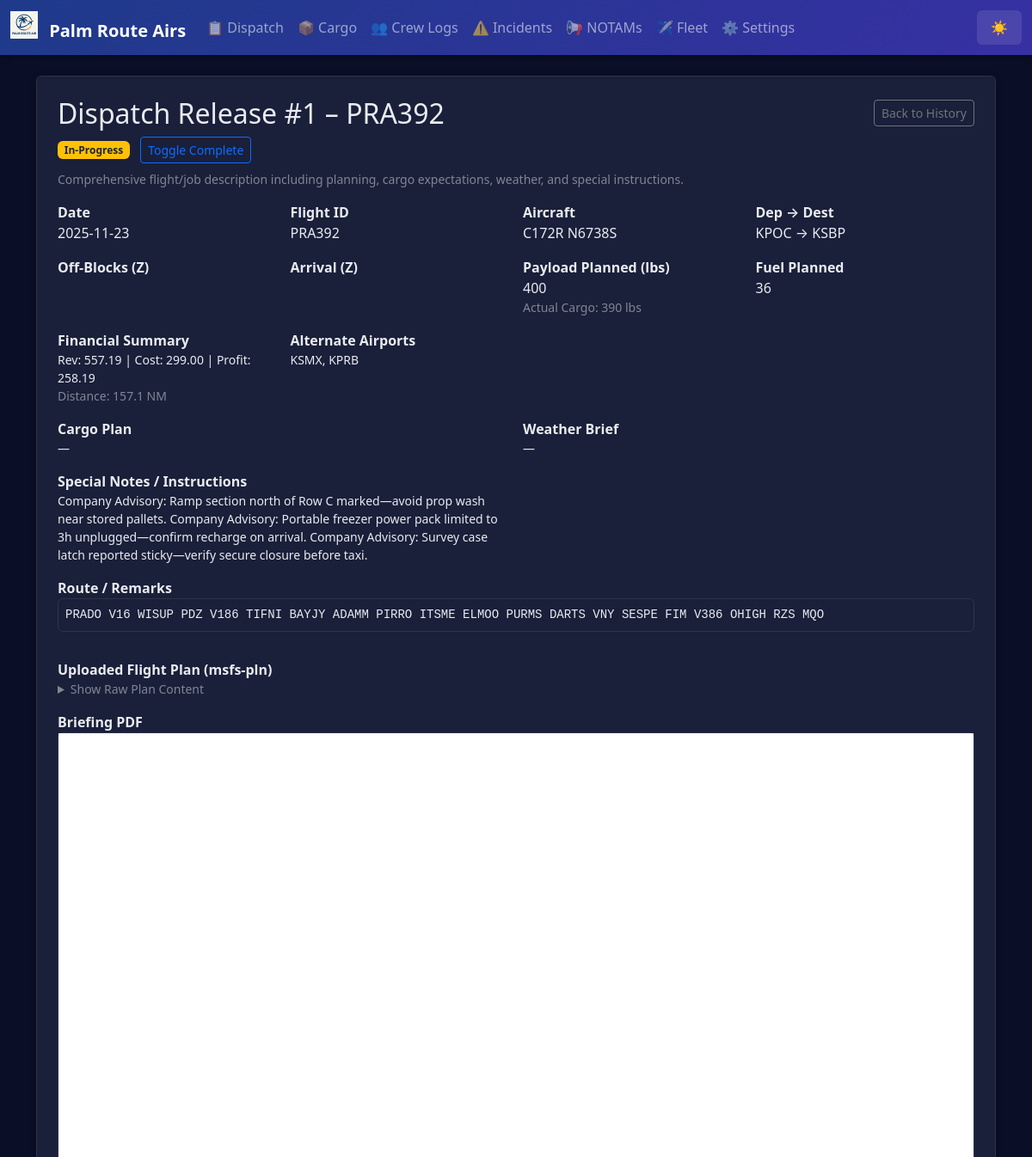
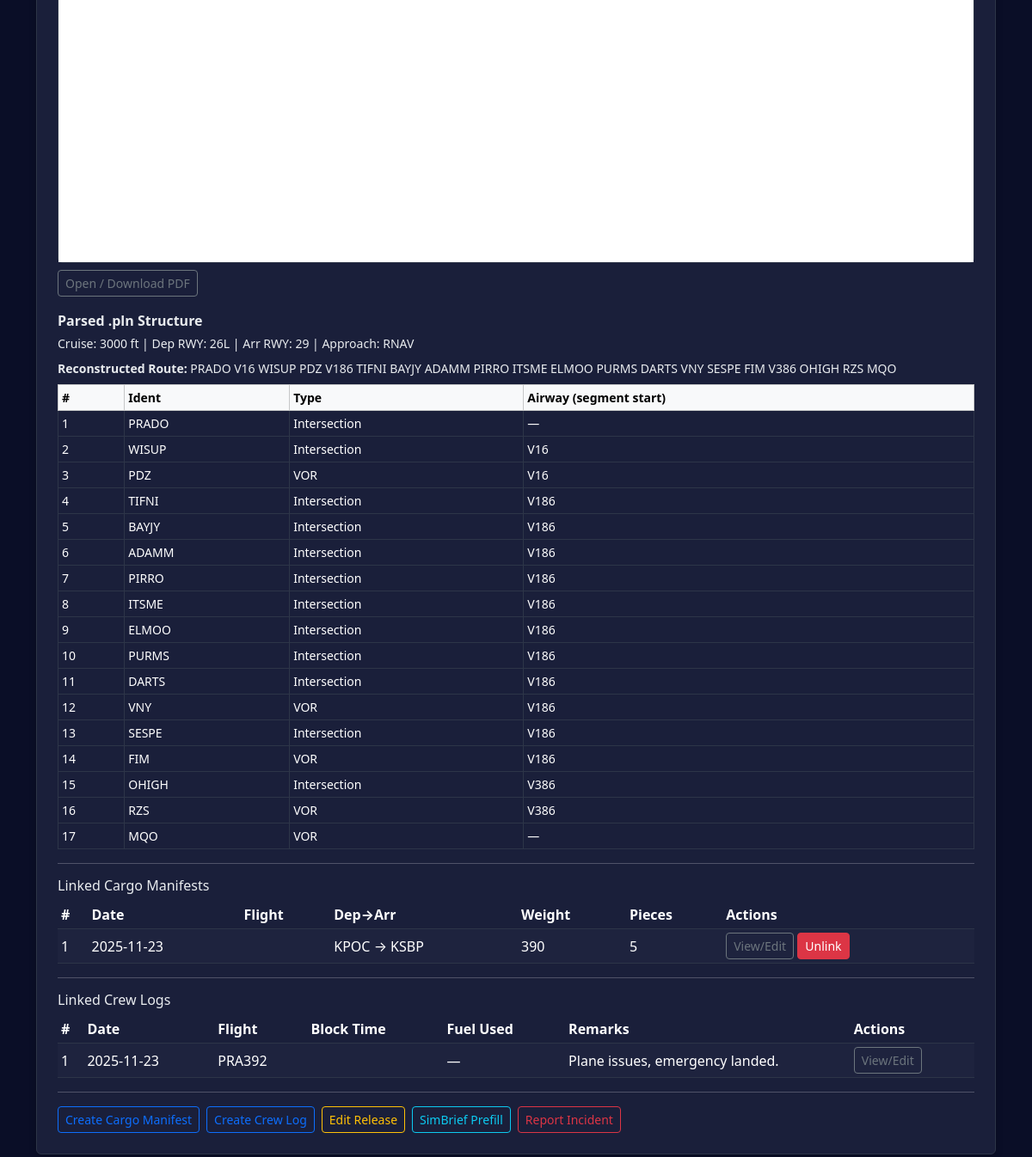
Page /dispatch/1 on the committed database (2 pictures, top to bottom).
### app.py (models this page shows)
class AppSettings(db.Model):
    id = db.Column(db.Integer, primary_key=True)
    company_name = db.Column(db.String(100), default='Palm Route Air')
    logo_filename = db.Column(db.String(120))  # stored in static/logos/
    difficulty = db.Column(db.String(20), default='Normal')  # Easy, Normal, Hard, Realistic
    realism_fuel_variance = db.Column(db.Float, default=0.05)  # ±5% revenue jitter
    realism_destination_penalty = db.Column(db.Float, default=0.25)  # 25% penalty for missed destination
    currency_symbol = db.Column(db.String(5), default='$')
    distance_unit = db.Column(db.String(10), default='NM')  # NM or KM
    weight_unit = db.Column(db.String(10), default='lbs')  # lbs or kg

class DispatchRelease(db.Model):
    id = db.Column(db.Integer, primary_key=True)
    date = db.Column(db.String(20))
    flight_id = db.Column(db.String(20))
    aircraft = db.Column(db.String(50))
    fleet_entry_id = db.Column(db.Integer, db.ForeignKey('fleet_entry.id'))
    departure = db.Column(db.String(10))
    destination = db.Column(db.String(10))
    offblocks = db.Column(db.String(10))
    arrival = db.Column(db.String(10))
    route = db.Column(db.Text)
    payload_planned = db.Column(db.String(20))  # Planned payload weight (lbs)
    fuel_planned = db.Column(db.String(20))     # Planned fuel (gal or lbs)
    cargo_plan = db.Column(db.Text)             # Summary of intended cargo items
    alt_airports = db.Column(db.Text)           # Alternate airports list
    weather_brief = db.Column(db.Text)          # Weather summary / risks
    special_notes = db.Column(db.Text)          # Special instructions / hazards
    actual_cargo_weight = db.Column(db.String(20))  # Aggregated from linked manifests
    flight_plan_raw = db.Column(db.Text)        # Raw uploaded flight plan content (SimBrief, etc.)
    flight_plan_source = db.Column(db.String(30))  # Source identifier e.g. 'simbrief'
    briefing_pdf_filename = db.Column(db.String(120))  # Stored PDF briefing filename (in ./briefings)
    completed = db.Column(db.Integer, default=0)  # 0 = planned/in-progress, 1 = completed
    cargo_manifests = db.relationship('CargoManifest', backref='dispatch_release', lazy='dynamic')
    fleet_entry = db.relationship('FleetEntry', lazy='joined')

class CargoManifest(db.Model):
    id = db.Column(db.Integer, primary_key=True)
    date = db.Column(db.String(20))
    departure = db.Column(db.String(10))
    arrival = db.Column(db.String(10))
    total_weight = db.Column(db.String(20))
    pieces = db.Column(db.String(10))
    notes = db.Column(db.Text)
    dispatch_release_id = db.Column(db.Integer, db.ForeignKey('dispatch_release.id'))

class CrewLog(db.Model):
    id = db.Column(db.Integer, primary_key=True)
    date = db.Column(db.String(20))
    flight_id = db.Column(db.String(20))
    origin = db.Column(db.String(10))
    destination = db.Column(db.String(10))
    aircraft = db.Column(db.String(50))
    block_off = db.Column(db.String(10))
    block_on = db.Column(db.String(10))
    block_time = db.Column(db.String(10))
    cargo_weight = db.Column(db.String(20))
    fuel_used = db.Column(db.String(20))  # actual fuel used (numeric)
    remarks = db.Column(db.Text)
    dispatch_release_id = db.Column(db.Integer, db.ForeignKey('dispatch_release.id'))
    cargo_manifest_id = db.Column(db.Integer, db.ForeignKey('cargo_manifest.id'))
    dispatch_release = db.relationship('DispatchRelease', lazy='joined')
    cargo_manifest = db.relationship('CargoManifest', lazy='joined')

### app.py (the view)
@app.route('/dispatch/<int:id>')
def dispatch_detail(id):
    d = DispatchRelease.query.get_or_404(id)
    linked_manifests = d.cargo_manifests.order_by(CargoManifest.id.desc()).all()
    crew_logs = CrewLog.query.filter_by(dispatch_release_id=d.id).order_by(CrewLog.id.desc()).all()
    pln_data = None
    if d.flight_plan_raw and (d.flight_plan_source == 'msfs-pln' or '<SimBase.Document' in d.flight_plan_raw):
        pln_data = parse_pln(d.flight_plan_raw)
    revenue, costs, profit, distance_nm = compute_dispatch_financials(d)
    return render_template('dispatch_detail.html', d=d, linked_manifests=linked_manifests, crew_logs=crew_logs, pln=pln_data, fin_summary={'revenue':revenue,'costs':costs,'profit':profit,'distance_nm':distance_nm})

### app.py (called while the page is built)
@app.context_processor
def inject_settings():
    try:
        settings = AppSettings.query.first()
        if not settings:
            settings = AppSettings(company_name='Palm Route Air')
    except:
        settings = None
    return dict(app_settings=settings)

### templates/dispatch_detail.html (shortened to what this page needs)
{% extends 'base.html' %}
{% block content %}
<div class="p-4 bg-white rounded shadow-sm">
  <div class="d-flex justify-content-between align-items-center mb-2">
    <h2 class="mb-0">Dispatch Release #{{ d.id }} – {{ d.flight_id }}</h2>
    <a href="{{ url_for('dispatch_history') }}" class="btn btn-outline-secondary btn-sm">Back to History</a>
  </div>
  <div class="mb-2">
    {% if d.completed == 1 %}
      <span class="badge bg-success">Completed</span>
    {% else %}
      <span class="badge bg-warning text-dark">In-Progress</span>
    {% endif %}
    <form method="post" action="{{ url_for('dispatch_toggle_complete', id=d.id) }}" class="d-inline">
      <button class="btn btn-sm btn-outline-primary ms-2">Toggle Complete</button>
    </form>
  </div>
  <p class="text-muted small mb-3">Comprehensive flight/job description including planning, cargo expectations, weather, and special instructions.</p>
  <div class="row g-3">
    <div class="col-md-3">
      <div class="fw-semibold">Date</div>
      <div>{{ d.date }}</div>
    </div>
    <div class="col-md-3">
      <div class="fw-semibold">Flight ID</div>
      <div>{{ d.flight_id }}</div>
    </div>
    <div class="col-md-3">
      <div class="fw-semibold">Aircraft</div>
      <div>{{ d.aircraft }}</div>
    </div>
    <div class="col-md-3">
      <div class="fw-semibold">Dep → Dest</div>
      <div>{{ d.departure }} → {{ d.destination }}</div>
    </div>
    <div class="col-md-3">
      <div class="fw-semibold">Off-Blocks (Z)</div>
    </div>
    <div class="col-md-3">
      <div class="fw-semibold">Arrival (Z)</div>
    </div>
    <div class="col-md-3">
      <div class="fw-semibold">Payload Planned (lbs)</div>
      <div>{{ d.payload_planned or '—' }}</div>
      {% if d.actual_cargo_weight %}<div class="small text-muted">Actual Cargo: {{ d.actual_cargo_weight }} lbs</div>{% endif %}
    </div>
    <div class="col-md-3">
      <div class="fw-semibold">Fuel Planned</div>
      <div>{{ d.fuel_planned or '—' }}</div>
    </div>
    <div class="col-md-3">
      <div class="fw-semibold">Financial Summary</div>
      <div class="small">Rev: {{ '%.2f'|format(fin_summary.revenue) }} | Cost: {{ '%.2f'|format(fin_summary.costs) }} | Profit: {{ '%.2f'|format(fin_summary.profit) }}</div>
      <div class="small text-muted">Distance: {{ fin_summary.distance_nm }} NM</div>
    </div>
    <div class="col-md-6">
      <div class="fw-semibold">Alternate Airports</div>
      <div class="small">{{ d.alt_airports or '—' }}</div>
    </div>
    <div class="col-md-6">
      <div class="fw-semibold">Cargo Plan</div>
      <div class="small">{{ d.cargo_plan or '—' }}</div>
    </div>
    <div class="col-md-6">
      <div class="fw-semibold">Weather Brief</div>
      <div class="small">{{ d.weather_brief or '—' }}</div>
    </div>
    <div class="col-md-6">
      <div class="fw-semibold">Special Notes / Instructions</div>
      <div class="small">{{ d.special_notes or '—' }}</div>
    </div>
    <div class="col-12">
      <div class="fw-semibold">Route / Remarks</div>
      <pre class="small bg-light p-2 border rounded" style="white-space:pre-wrap">{{ d.route }}</pre>
    </div>
    {% if d.flight_plan_raw %}
    <div class="col-12">
      <div class="fw-semibold">Uploaded Flight Plan ({{ d.flight_plan_source or 'unknown' }})</div>
      <details class="small">
        <summary class="text-muted">Show Raw Plan Content</summary>
      </details>
    </div>
    {% endif %}
    {% if d.briefing_pdf_filename %}
    <div class="col-12">
      <div class="fw-semibold">Briefing PDF</div>
      <div class="border rounded mb-2" style="height:800px;">
        <iframe src="{{ url_for('dispatch_briefing_pdf', id=d.id) }}" title="Briefing PDF" style="width:100%;height:100%;border:0;" allowfullscreen></iframe>
      </div>
      <a class="btn btn-outline-secondary btn-sm" href="{{ url_for('dispatch_briefing_pdf', id=d.id) }}" target="_blank" rel="noopener">Open / Download PDF</a>
    </div>
    {% endif %}
    {% if pln %}
    <div class="col-12">
      <div class="fw-semibold mb-1">Parsed .pln Structure</div>
      <div class="small mb-2">
        {% if pln.cruising_alt %}Cruise: {{ pln.cruising_alt }} ft{% else %}Cruise: —{% endif %} |
        Dep RWY: {{ pln.departure_runway or '—' }} | Arr RWY: {{ pln.arrival_runway or '—' }} | Approach: {{ pln.approach_type or '—' }}
      </div>
      {% if pln.route_str %}
        <div class="small mb-2"><span class="fw-semibold">Reconstructed Route:</span> {{ pln.route_str }}</div>
      {% endif %}
      {% if pln.waypoints %}
      <div class="table-responsive">
        <table class="table table-sm table-bordered small mb-0">
          <thead class="table-light">
            <tr><th>#</th><th>Ident</th><th>Type</th><th>Airway (segment start)</th></tr>
          </thead>
          <tbody>
            {% for wp in pln.waypoints %}
              <tr>
                <td>{{ loop.index }}</td>
                <td>{{ wp.ident }}</td>
                <td>{{ wp.type or '—' }}</td>
                <td>{{ wp.airway or '—' }}</td>
              </tr>
            {% endfor %}
          </tbody>
        </table>
      </div>
      {% else %}
        <p class="small text-muted mb-0">No waypoints parsed.</p>
      {% endif %}
    </div>
    {% endif %}
  </div>
  <hr>
  <h3 class="h6">Linked Cargo Manifests</h3>
  {% if linked_manifests %}
    <div class="table-responsive">
      <table class="table table-sm table-striped align-middle mb-0">
        <thead><tr><th>#</th><th>Date</th><th>Flight</th><th>Dep→Arr</th><th>Weight</th><th>Pieces</th><th>Actions</th></tr></thead>
        <tbody>
        {% for m in linked_manifests %}
          <tr>
            <td>{{ m.id }}</td>
            <td>{{ m.date }}</td>
            <td>{{ m.flight_id }}</td>
            <td>{{ m.departure }} → {{ m.arrival }}</td>
            <td>{{ m.total_weight }}</td>
            <td>{{ m.pieces }}</td>
            <td class="text-nowrap">
              <a class="btn btn-outline-secondary btn-sm" href="{{ url_for('cargo_detail', id=m.id) }}">View/Edit</a>
              <form method="post" action="{{ url_for('dispatch_unlink_manifest', dispatch_id=d.id, manifest_id=m.id) }}" class="d-inline" onsubmit="return confirm('Unlink this cargo manifest?');">
                <button class="btn btn-danger btn-sm">Unlink</button>
              </form>
            </td>
          </tr>
        {% endfor %}
        </tbody>
      </table>
    </div>
  {% else %}
    <p class="text-muted small mb-0">No cargo manifests linked.</p>
  {% endif %}
  <hr>
  <h3 class="h6">Linked Crew Logs</h3>
  {% if crew_logs %}
    <div class="table-responsive">
      <table class="table table-sm table-striped align-middle mb-0">
        <thead><tr><th>#</th><th>Date</th><th>Flight</th><th>Block Time</th><th>Fuel Used</th><th>Remarks</th><th>Actions</th></tr></thead>
        <tbody>
        {% for cl in crew_logs %}
          <tr>
            <td>{{ cl.id }}</td>
            <td>{{ cl.date }}</td>
            <td>{{ cl.flight_id }}</td>
            <td>{{ cl.block_time }}</td>
            <td>{{ cl.fuel_used or '—' }}</td>
            <td style="max-width:200px; white-space:nowrap; overflow:hidden; text-overflow:ellipsis;">{{ cl.remarks }}</td>
            <td class="text-nowrap">
              <a class="btn btn-outline-secondary btn-sm" href="{{ url_for('crew_detail', id=cl.id) }}">View/Edit</a>
            </td>
          </tr>
        {% endfor %}
        </tbody>
      </table>
    </div>
  {% else %}
    <p class="text-muted small mb-0">No crew logs linked.</p>
  {% endif %}
  <hr>
  <div class="d-flex gap-2 flex-wrap">
    <a class="btn btn-outline-primary btn-sm" href="{{ url_for('cargo', date=d.date, flight_id=d.flight_id, aircraft=d.aircraft, departure=d.departure, arrival=d.destination, dispatch_release_id=d.id) }}">Create Cargo Manifest</a>
    <a class="btn btn-outline-primary btn-sm" href="{{ url_for('crew', date=d.date, flight_id=d.flight_id, origin=d.departure, destination=d.destination, aircraft=d.aircraft, dispatch_release_id=d.id) }}">Create Crew Log</a>
    <a class="btn btn-outline-warning btn-sm" href="{{ url_for('dispatch_edit', id=d.id) }}">Edit Release</a>
    <a class="btn btn-outline-info btn-sm" href="{{ url_for('dispatch_simbrief', id=d.id) }}" target="_blank" rel="noopener">SimBrief Prefill</a>
    <a class="btn btn-outline-danger btn-sm" href="{{ url_for('incident', dispatch_release_id=d.id) }}">Report Incident</a>
  </div>
</div>
{% endblock %}

### templates/base.html (shortened to what this page needs)
<!doctype html>
<html lang="en" data-bs-theme="dark">
  <head>
    <link href="https://cdn.jsdelivr.net/npm/bootstrap@5.3.3/dist/css/bootstrap.min.css" rel="stylesheet">
  </head>
  <body>
    <nav class="navbar navbar-expand-lg navbar-dark mb-4">
      <div class="container-fluid">
        <a class="navbar-brand fw-bold" href="{{ url_for('index') }}">
          {% if app_settings and app_settings.logo_filename %}
            <img src="{{ url_for('static', filename='logos/' + app_settings.logo_filename) }}" height="32" class="me-2" style="vertical-align: -0.125em;" alt="Logo">
          {% endif %}
          {{ app_settings.company_name if app_settings else 'Palm Route Air' }}
        </a>
        <div class="collapse navbar-collapse" id="navbarNav">
          <ul class="navbar-nav me-auto">
            <li class="nav-item"><a class="nav-link" href="{{ url_for('dispatch_history') }}">📋 Dispatch</a></li>
            <li class="nav-item"><a class="nav-link" href="{{ url_for('cargo_history') }}">📦 Cargo</a></li>
            <li class="nav-item"><a class="nav-link" href="{{ url_for('crew_history') }}">👥 Crew Logs</a></li>
            <li class="nav-item"><a class="nav-link" href="{{ url_for('incident_history') }}">⚠️ Incidents</a></li>
            <li class="nav-item"><a class="nav-link" href="{{ url_for('notams_history') }}">📢 NOTAMs</a></li>
            <li class="nav-item"><a class="nav-link" href="{{ url_for('fleet_history') }}">✈️ Fleet</a></li>
            <li class="nav-item"><a class="nav-link" href="{{ url_for('settings') }}">⚙️ Settings</a></li>
          </ul>
          <button class="theme-toggle text-white" onclick="toggleTheme()" title="Toggle theme">
            <span id="theme-icon">🌙</span>
          </button>
        </div>
      </div>
    </nav>
    <main class="container mb-5">
      {% block content %}{% endblock %}
    </main>
  </body>
</html>

### templates/base.html (style rules this page uses)
:root { --pra-primary: #0d6efd; --pra-secondary: #6c757d; --pra-success: #198754; --pra-danger: #dc3545; --pra-warning: #ffc107; --pra-info: #0dcaf0; }
[data-bs-theme="dark"] { --bs-body-bg: #0a0e27; --bs-body-color: #e9ecef; --bs-card-bg: #1a1f3a; --bs-border-color: #2d3548; --bs-emphasis-color: #ffffff; }
body { background: var(--bs-body-bg); color: var(--bs-body-color); transition: background-color 0.3s ease, color 0.3s ease; }
.bg-white, .bg-light { background-color: var(--bs-card-bg) !important; border-color: var(--bs-border-color); }
.navbar { background: linear-gradient(135deg, #1e3a8a 0%, #3730a3 100%) !important; box-shadow: 0 2px 8px rgba(0,0,0,0.3); }
.card, .shadow-sm, .rounded.shadow-sm { background-color: var(--bs-card-bg); border: 1px solid var(--bs-border-color); box-shadow: 0 2px 8px rgba(0,0,0,0.2) !important; }
.table { --bs-table-bg: transparent; --bs-table-striped-bg: rgba(255,255,255,0.02); --bs-table-hover-bg: rgba(255,255,255,0.04); }
.btn-outline-secondary, .btn-outline-primary, .btn-outline-warning, .btn-outline-info, .btn-outline-danger { border-width: 1.5px; }
.badge { font-weight: 600; padding: 0.35em 0.65em; }
.theme-toggle { cursor: pointer; padding: 0.5rem 1rem; border: none; background: rgba(255,255,255,0.1); border-radius: 0.375rem; transition: background 0.2s; }
pre { background-color: var(--bs-body-bg) !important; border-color: var(--bs-border-color) !important; color: var(--bs-body-color); }
.text-muted { opacity: 0.7; }

### rows in the picture
AppSettings: logo_filename (picture), company_name "Palm Route Airs"
DispatchRelease: id "1", flight_id "PRA392", date "2025-11-23", aircraft "C172R N6738S", departure "KPOC", destination "KSBP", payload_planned "400", actual_cargo_weight "390", fuel_planned "36", alt_airports "KSMX, KPRB", cargo_plan "—", weather_brief "—", special_notes "Company Advisory: Ramp section north of Row C marked—avoid prop wash near stored pallets. Company Advisory: Portable freezer power pack limited to 3h unplugged—confirm recharge on arrival. Company Advisory: Survey case latch reported sticky—verify secure closure before taxi.", route "PRADO V16 WISUP PDZ V186 TIFNI BAYJY ADAMM PIRRO ITSME ELMOO PURMS DARTS VNY SESPE FIM V386 OHIGH RZS MQO", flight_plan_source "msfs-pln", route_str "PRADO V16 WISUP PDZ V186 TIFNI BAYJY ADAMM PIRRO ITSME ELMOO PURMS DARTS VNY SESPE FIM V386 OHIGH RZS MQO"
CargoManifest: id "1", date "2025-11-23", departure "KPOC", arrival "KSBP", total_weight "390", pieces "5"
CrewLog: id "1", date "2025-11-23", flight_id "PRA392", fuel_used "—", remarks "Plane issues, emergency landed."

### other values in the picture
{{ '%.2f'|format(fin_summary.revenue) }} "557.19"
{{ '%.2f'|format(fin_summary.costs) }} "299.00"
{{ '%.2f'|format(fin_summary.profit) }} "258.19"
{{ fin_summary.distance_nm }} "157.1"
{{ pln.cruising_alt }} "3000"
{{ pln.departure_runway or '—' }} "26L"
{{ pln.arrival_runway or '—' }} "29"
{{ pln.approach_type or '—' }} "RNAV"
{{ wp.ident }} "PRADO" "WISUP" "PDZ" "TIFNI" "BAYJY" "ADAMM" "PIRRO" "ITSME" "ELMOO" "PURMS" "DARTS" "VNY" "SESPE" "FIM" "OHIGH" "RZS" "MQO"
{{ wp.type or '—' }} "Intersection" "Intersection" "VOR" "Intersection" "Intersection" "Intersection" "Intersection" "Intersection" "Intersection" "Intersection" "Intersection" "VOR" "Intersection" "VOR" "Intersection" "VOR" "VOR"
{{ wp.airway or '—' }} "—" "V16" "V16" "V186" "V186" "V186" "V186" "V186" "V186" "V186" "V186" "V186" "V186" "V186" "V386" "V386" "—"
